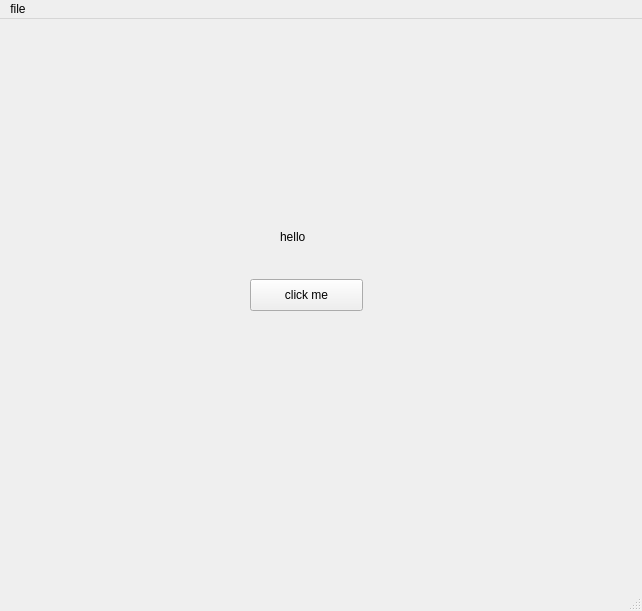
<?xml version="1.0" encoding="UTF-8"?>
<ui version="4.0">
 <class>MainWindow</class>
 <widget class="QMainWindow" name="MainWindow">
  <property name="geometry">
   <rect>
    <x>0</x>
    <y>0</y>
    <width>642</width>
    <height>611</height>
   </rect>
  </property>
  <property name="windowTitle">
   <string>MainWindow</string>
  </property>
  <widget class="QWidget" name="centralwidget">
   <widget class="QPushButton" name="b1">
    <property name="geometry">
     <rect>
      <x>250</x>
      <y>260</y>
      <width>113</width>
      <height>32</height>
     </rect>
    </property>
    <property name="text">
     <string>click me</string>
    </property>
   </widget>
   <widget class="QLabel" name="l1">
    <property name="geometry">
     <rect>
      <x>280</x>
      <y>210</y>
      <width>60</width>
      <height>16</height>
     </rect>
    </property>
    <property name="text">
     <string>hello</string>
    </property>
   </widget>
  </widget>
  <widget class="QMenuBar" name="menubar">
   <property name="geometry">
    <rect>
     <x>0</x>
     <y>0</y>
     <width>642</width>
     <height>24</height>
    </rect>
   </property>
   <widget class="QMenu" name="menufile">
    <property name="title">
     <string>file</string>
    </property>
   </widget>
   <addaction name="menufile"/>
  </widget>
  <widget class="QStatusBar" name="statusbar"/>
 </widget>
 <resources/>
 <connections/>
</ui>
